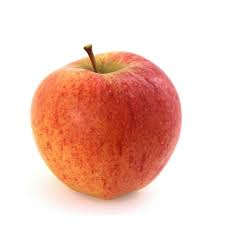
#> input picture Vision Artificial/manzana.jpeg, 225 x 225 px
$ python Piramides.py
#> lines starting #> are read from the running program, lines starting #| are printed output that depends on the picture
"""                                                             Pirámides de imágenes

Se llama pirámide de imágenes a un conjunto de imágenes con diferentes resoluciones, todas obtenidas a partir de una misma imagen
inicial. El término de pirámide viene del hecho de que la imagen inicial (en la base) se va reduciendo a medida que se reduce su
resolución, como ilustra la siguiente imagen:

Este tipo de tratamiento sobre la imagen tiene múltiples aplicaciones, como por ejemplo, reducción de ruido, análisis de textura,
reconocimiento de objetos, etc.

Existen dos tipos de pirámides de imagen. 1) Pirámide Gaussiana y 2) Pirámides Laplacianas

Los niveles superiores (de baja resolución) en una pirámide gaussiana se forman eliminando filas y columnas consecutivas en las
imágenes de nivel inferior (de mayor resolución). Por lo tanto, cada píxel en el nivel superior está formado por la contribución
de 5 píxeles en el nivel subyacente con pesos gaussianos. Al hacerlo, una imagen MxN se convierte en una imagen de (M/2)x(N/2).
Así que el área se reduce a una cuarta parte del área original (se le llama una octava). El mismo patrón continúa a medida que
avanzamos en la pirámide (es decir, la resolución disminuye). Del mismo modo, mientras se expande, el área aumenta cuatro veces
al bajar cada nivel. Las pirámides gaussianas pueden hallarse usando las funciones cv2.pyrDown() y cv2.pyrUp(). La primera
función se utiliza para ir de un nivel más bajo a uno más alto en la pirámide y la segunda, para lo contrario."""

#img = cv2.imread('piramide.jpg')

#mayor_res=cv2.pyrUp(baja_res)

"""Sin embargo, si bien con la función anterior se recupera el tamaño de la imagen original, no es posible recuperar la
resolución original. Esto se debe a que al reducir la resolución se pierde información de la imagen, que luego es imposile de
recuperar. En el ejemplo siguiente se ha utilizado la función cv2.pyrUp() para recuperar la imagen más grande de las anteriores,
a partir de la más pequeña.
Las Pirámides Laplacianas se forman a partir de las Pirámides Gaussianas. No hay una función exclusiva para realizar esta
operación. Las imágenes de la pirámide laplaciana son imágenes de contorno solamente, o sea que la mayoría de sus elementos
son ceros. Las pirámides laplacianas se utilizan en la compresión de imágenes. Un nivel en la Pirámide Laplaciana está formado
por la diferencia entre ese nivel en la Pirámide Gaussiana y la versión expandida de su nivel superior en la Pirámide Gaussiana.
Los tres niveles de un nivel Laplaciano se verán como a continuación (el contraste de las imágenes se ha ajustado para
visualizarlas mejor):

Mezcla de imágenes usando pirámides

Una aplicación de las pirámides de imágenes es en la mezcla de imágenes. Por ejemplo, cuando se desean juntar dos imágenes,
 es usual que la zona de unión no se vea muy bien debido a las discontinuidades entre las imágenes. En ese caso, la unión de
 imágenes con pirámides ofrece una mezcla casi perfecta ya que elimina muchos datos en las imágenes, difuminando así la zona
 de unión. Un ejemplo clásico de esto es la mezcla de dos frutas, como por ejemplo: Manzana y Naranja, dando lugar a la
 “Manzaranja”. Vea el resultado a continuación:


Los pasos a seguir para obtener el resultado anterior son:

    Cargar ambas imágenes, de la manzana y la naranja
    Encuentrar las Pirámides Gaussianas para cada imagen (en este ejemplo particular, el número de niveles es 6)
    Obtenga las Pirámides Laplacianasa partir de las Gaussianas (por sustracción de imágenes de distitos niveles)
    Unir la mitad izquierda de la manzana y la mitad derecha de la naranja en cada nivel de la Pirámide Laplaciana
    Finalmente, a partir de esta pirámide de imágenes conjuntas, reconstruir la imagen original.

A continuación se muestra el código completo. Por simplicidad, cada paso se realiza por separado, lo que puede requerir más
memoria."""

import cv2
import numpy as np
A = cv2.imread('manzana.jpeg')
#> A is the input picture: shape (225, 225, 3); mean B, G, R 187.4, 199.4, 239.6
B = cv2.imread('naranja.jpeg')
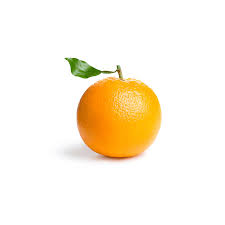
#> input picture Vision Artificial/naranja.jpeg, 225 x 225 px
#> B is the input picture: shape (225, 225, 3); mean B, G, R 227.5, 243.1, 251.8
# Genera una Pirámide Gaussiana para A
G = A.copy()
gpA = [G]
for i in range(6):
    G = cv2.pyrDown(G)
    gpA.append(G)
#> after the loop, gpA = 7 items
# Genera una Pirámide Gaussiana para B
G = B.copy()
gpB = [G]
for i in range(6):
    G = cv2.pyrDown(G)
    gpB.append(G)
#> this loop made 6 passes
#> pass 1, `G = cv2.pyrDown(G)`:
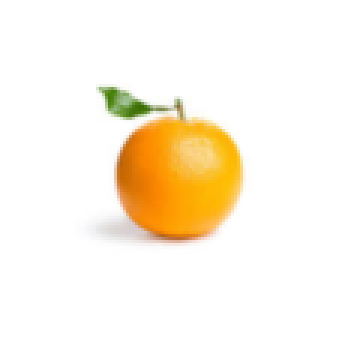
#> G: shape (113, 113, 3) (shown 3 times larger); mean B, G, R 227.7, 243.2, 251.9
#> after the loop, gpB = 7 items
# Genera una Pirámide Laplaciana para A
lpA = [gpA[5]]
for i in range(5,0,-1):
    GE = cv2.pyrUp(gpA[i])
    height, width = gpA[i-1].shape[:2]
    GE1=cv2.resize(GE, (width,height))
    L = cv2.subtract(gpA[i-1],GE1)
    lpA.append(L)
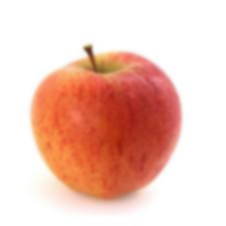
#> GE: shape (226, 226, 3); mean of channels 0, 1, 2 188.1, 200, 239.8; drawn as B, G, R
#> after the loop, lpA = 6 items
# Genera una Pirámide Laplaciana para B
lpB = [gpB[5]]
for i in range(5,0,-1):
    GE = cv2.pyrUp(gpB[i])
    height, width = gpB[i-1].shape[:2]
    GE1=cv2.resize(GE, (width,height))
    L = cv2.subtract(gpB[i-1],GE1)
    lpB.append(L)
#> this loop made 5 passes
#> pass 3, `GE = cv2.pyrUp(gpB[i])`:
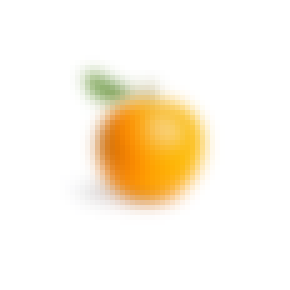
#> GE: shape (58, 58, 3) (shown 5 times larger); mean of channels 0, 1, 2 229.1, 243.8, 252.1; drawn as B, G, R
#> after the loop, lpB = 6 items
#Adiciona la mitad izquierda de la imagen A con la mitad derecha de la imagen B
#para cada nivel
LS = []
for la,lb in zip(lpA,lpB):
    rows,cols,dpt = la.shape
    ls = np.hstack((la[:,0:round(cols/2)], lb[:,round(cols/2):]))
    LS.append(ls)
#> this loop made 6 passes
#> (rows, cols) on passes 1 to 6: (8, 8), (15, 15), (29, 29), (57, 57), (113, 113), (225, 225)
#> pass 3, `ls = np.hstack((la[:,0:round(cols/2)], lb[:,round(cols/2):]))`:
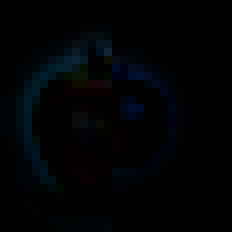
#> ls: shape (29, 29, 3) (shown 8 times larger); mean of channels 0, 1, 2 3.8, 2.3, 0.9; drawn as B, G, R
#> after the loop, LS = 6 items
# Reconstruye la imagen final
ls_ = LS[0]
for i in range(1,6):
    ls_ = cv2.pyrUp(ls_)
    height, width = LS[i].shape[:2]
    ls_=cv2.resize(ls_, (width,height))
    ls_ = cv2.add(ls_, LS[i])
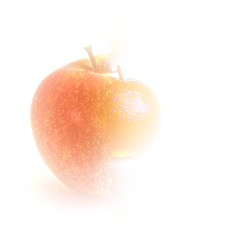
#> ls_: shape (225, 225, 3); mean of channels 0, 1, 2 228.6, 238.2, 253.4; drawn as B, G, R
# Imagen final mezclando directamente las dos imágenes iniciales (sin utilizar pirámides)
real = np.hstack((A[:,:round(cols/2)],B[:,round(cols/2):]))
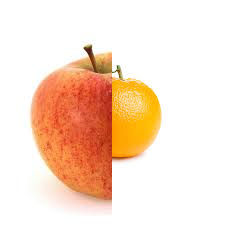
#> real: shape (225, 225, 3); mean B, G, R 203.5, 222.3, 248.7
#Muestra la imagen de la "Naranzana"
cv2.imshow('image',ls_)
cv2.waitKey(0)
cv2.destroyAllWindows()
#Guarda ambas imágenes de "Naranzana", la obtenida utilizando mezcla directa y la obtenida
#utilizando pirámides.
cv2.imwrite('Mezcla_piramides.jpg',ls_)
cv2.imwrite('Mezcla_directa.jpg',real)
